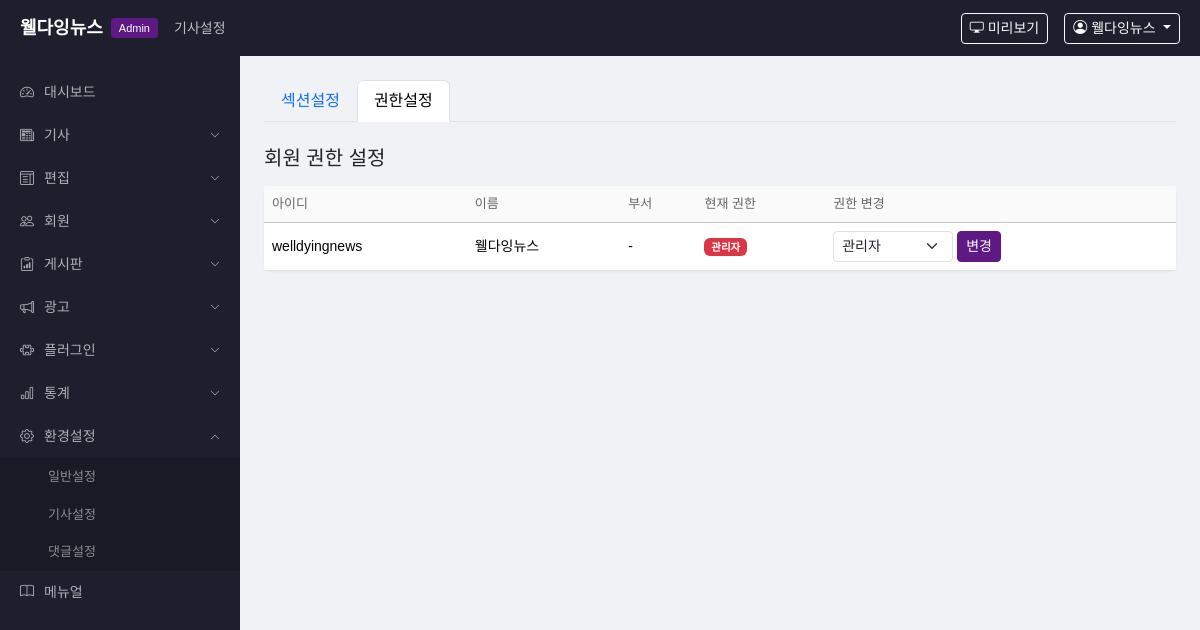
Screenshot of /admin/settings/authority (signed in) with the database file from the repository.
### app/models.py (models this page shows)
class AdminUser(UserMixin, db.Model):
    __tablename__ = 'admin_user'
    id = db.Column(db.Integer, primary_key=True)
    user_id = db.Column(db.String(50), unique=True, nullable=False)
    password_hash = db.Column(db.String(256), nullable=False)
    name = db.Column(db.String(50), nullable=False)
    email = db.Column(db.String(100))
    department = db.Column(db.String(50), default='')
    level = db.Column(db.String(20), default='admin')  # admin, editor, reporter
    is_active = db.Column(db.Boolean, default=True)
    is_dormant = db.Column(db.Boolean, default=False)
    created_at = db.Column(db.DateTime, default=datetime.now)

### app/admin/routes.py (the view)
@admin_bp.route('/settings/authority')
@admin_required
def settings_authority():
    members = AdminUser.query.order_by(AdminUser.created_at.desc()).all()
    return render_template('admin/settings_authority.html', members=members)

### app/__init__.py (called while the page is built)
def create_app():
    app = Flask(__name__)
    app.config.from_object(Config)
    os.makedirs(app.config['UPLOAD_FOLDER'], exist_ok=True)
    db.init_app(app)
    login_manager.init_app(app)
    login_manager.login_view = 'admin.login'
    @login_manager.user_loader
    def load_user(user_id):
        return db.session.get(AdminUser, int(user_id))
    from app.admin import admin_bp
    from app.public import public_bp
    app.register_blueprint(admin_bp, url_prefix='/admin')
    app.register_blueprint(public_bp)
    with app.app_context():
        db.create_all()
    return app

### app/admin/routes.py (called while the page is built)
def admin_required(f):
    @wraps(f)
    @login_required
    def decorated(*args, **kwargs):
        return f(*args, **kwargs)
    return decorated

### app/admin/templates/admin/settings_authority.html (shortened to what this page needs)
{% extends "admin/base.html" %}
{% block nav_title %}기사설정{% endblock %}
{% block content %}
<ul class="nav nav-tabs mb-4">
    <li class="nav-item"><a class="nav-link" href="{{ url_for('admin.settings_sections') }}">섹션설정</a></li>
    <li class="nav-item"><a class="nav-link active" href="{{ url_for('admin.settings_authority') }}">권한설정</a></li>
</ul>
<h5 class="mb-3">회원 권한 설정</h5>
<div class="card">
    <div class="table-responsive">
        <table class="table table-hover mb-0">
            <thead class="table-light">
                <tr><th>아이디</th><th>이름</th><th>부서</th><th>현재 권한</th><th>권한 변경</th></tr>
            </thead>
            <tbody>
                {% for m in members %}
                <tr>
                    <td>{{ m.user_id }}</td><td>{{ m.name }}</td><td>{{ m.department or '-' }}</td>
                    <td>
                        {% if m.level == 'admin' %}<span class="badge bg-danger">관리자</span>
                        {% elif m.level == 'editor' %}<span class="badge bg-warning text-dark">편집자</span>
                        {% else %}<span class="badge bg-secondary">기자</span>{% endif %}
                    </td>
                    <td>
                        <form method="post" action="{{ url_for('admin.authority_update', member_id=m.id) }}" class="d-flex gap-1">
                            <select name="level" class="form-select form-select-sm" style="width:120px">
                                <option value="admin" {% if m.level == 'admin' %}selected{% endif %}>관리자</option>
                            </select>
                            <button class="btn btn-sm btn-primary">변경</button>
                        </form>
                    </td>
                </tr>
                {% endfor %}
            </tbody>
        </table>
    </div>
</div>
{% endblock %}

### app/admin/templates/admin/base.html (shortened to what this page needs)
<!DOCTYPE html>
<html lang="ko">
<head>
    <link href="https://cdn.jsdelivr.net/npm/bootstrap@5.3.3/dist/css/bootstrap.min.css" rel="stylesheet">
    <link href="https://cdn.jsdelivr.net/npm/bootstrap-icons@1.11.3/font/bootstrap-icons.min.css" rel="stylesheet">
    <link href="{{ url_for('static', filename='css/admin.css') }}" rel="stylesheet">
</head>
<body>
<header class="admin-header">
    <div class="d-flex align-items-center w-100">
        <a href="{{ url_for('admin.dashboard') }}" class="admin-logo">
            <span class="logo-text">웰다잉뉴스</span>
            <span class="logo-badge">Admin</span>
        </a>
        <div class="admin-nav-title ms-3">{% block nav_title %}대시보드{% endblock %}</div>
        <div class="ms-auto d-flex align-items-center gap-3">
            <a href="{{ url_for('public.index') }}" target="_blank" class="btn btn-sm btn-outline-light">
                <i class="bi bi-display"></i> 미리보기
            </a>
            <div class="dropdown">
                <button class="btn btn-sm btn-outline-light dropdown-toggle" data-bs-toggle="dropdown">
                    <i class="bi bi-person-circle"></i> {{ current_user.name }}
                </button>
            </div>
        </div>
    </div>
</header>
<div class="admin-layout">
    <aside class="admin-sidebar">
        <nav>
            {% set ep = request.endpoint or '' %}
            <ul class="sidebar-nav">
                <li class="{% if ep == 'admin.dashboard' %}active{% endif %}">
                    <a href="{{ url_for('admin.dashboard') }}"><i class="bi bi-speedometer2"></i> 대시보드</a>
                </li>
                <li class="nav-group {% if 'article' in ep or ep == 'admin.approval' or ep == 'admin.article_comments' or ep == 'admin.article_structure' %}open{% endif %}">
                    <a href="#" class="nav-group-toggle"><i class="bi bi-newspaper"></i> 기사 <i class="bi bi-chevron-down ms-auto"></i></a>
                </li>
                <li class="nav-group {% if 'edit_layout' in ep %}open{% endif %}">
                    <a href="#" class="nav-group-toggle"><i class="bi bi-layout-text-window"></i> 편집 <i class="bi bi-chevron-down ms-auto"></i></a>
                </li>
                <li class="nav-group {% if 'member' in ep or 'dormant' in ep or 'etc_level' in ep or 'division' in ep or 'department' in ep %}open{% endif %}">
                    <a href="#" class="nav-group-toggle"><i class="bi bi-people"></i> 회원 <i class="bi bi-chevron-down ms-auto"></i></a>
                </li>
                <li class="nav-group {% if 'board' in ep or 'bbs' in ep or 'event_request' in ep %}open{% endif %}">
                    <a href="#" class="nav-group-toggle"><i class="bi bi-clipboard-data"></i> 게시판 <i class="bi bi-chevron-down ms-auto"></i></a>
                </li>
                <li class="nav-group {% if 'banner' in ep or 'popup' in ep %}open{% endif %}">
                    <a href="#" class="nav-group-toggle"><i class="bi bi-megaphone"></i> 광고 <i class="bi bi-chevron-down ms-auto"></i></a>
                </li>
                <li class="nav-group {% if 'poll' in ep %}open{% endif %}">
                    <a href="#" class="nav-group-toggle"><i class="bi bi-puzzle"></i> 플러그인 <i class="bi bi-chevron-down ms-auto"></i></a>
                </li>
                <li class="nav-group {% if 'stats' in ep %}open{% endif %}">
                    <a href="#" class="nav-group-toggle"><i class="bi bi-bar-chart"></i> 통계 <i class="bi bi-chevron-down ms-auto"></i></a>
                </li>
                <li class="nav-group {% if 'settings' in ep or 'section' in ep or 'comment_config' in ep %}open{% endif %}">
                    <a href="#" class="nav-group-toggle"><i class="bi bi-gear"></i> 환경설정 <i class="bi bi-chevron-down ms-auto"></i></a>
                    <ul class="nav-sub">
                        <li class="{% if ep == 'admin.settings_general' %}active{% endif %}"><a href="{{ url_for('admin.settings_general') }}">일반설정</a></li>
                        <li class="{% if ep == 'admin.settings_sections' %}active{% endif %}"><a href="{{ url_for('admin.settings_sections') }}">기사설정</a></li>
                        <li class="{% if ep == 'admin.settings_comment' %}active{% endif %}"><a href="{{ url_for('admin.settings_comment') }}">댓글설정</a></li>
                    </ul>
                </li>
                <li class="{% if ep == 'admin.manual' %}active{% endif %}">
                    <a href="{{ url_for('admin.manual') }}"><i class="bi bi-book"></i> 메뉴얼</a>
                </li>
            </ul>
        </nav>
    </aside>
    <main class="admin-content">
        {% block content %}{% endblock %}
    </main>
</div>
</body>
</html>

### app/static/css/admin.css (style rules this page uses)
body { font-family: 'Noto Sans KR', sans-serif; background: #f0f2f5; margin: 0; }
.admin-header { position: fixed; top: 0; left: 0; right: 0; z-index: 1000; height: 56px; background: #1e1e2d; color: #fff; display: flex; align-items: center; padding: 0 20px; }
.admin-logo { text-decoration: none; display: flex; align-items: center; gap: 8px; }
.admin-logo .logo-text { color: #fff; font-size: 18px; font-weight: 700; }
.admin-logo .logo-badge { background: #5e1985; color: #fff; font-size: 11px; padding: 2px 8px; border-radius: 4px; font-weight: 500; }
.admin-nav-title { color: rgba(255,255,255,0.7); font-size: 14px; }
.admin-layout { display: flex; margin-top: 56px; min-height: calc(100vh - 56px); }
.admin-sidebar { width: 240px; min-width: 240px; background: #1e1e2d; padding: 15px 0; position: fixed; top: 56px; bottom: 0; left: 0; overflow-y: auto; }
.sidebar-nav { list-style: none; padding: 0; margin: 0; }
.sidebar-nav > li > a { display: flex; align-items: center; gap: 10px; padding: 11px 20px; color: rgba(255,255,255,0.65); text-decoration: none; font-size: 14px; transition: all 0.2s; }
.nav-sub { list-style: none; padding: 0; margin: 0; display: none; background: rgba(0,0,0,0.15); }
.nav-group.open .nav-sub { display: block; }
.nav-sub li a { display: block; padding: 9px 20px 9px 48px; color: rgba(255,255,255,0.5); text-decoration: none; font-size: 13px; transition: all 0.2s; }
.nav-group-toggle .ms-auto { font-size: 10px; transition: transform 0.2s; }
.nav-group.open .nav-group-toggle .ms-auto { transform: rotate(180deg); }
.admin-content { flex: 1; margin-left: 240px; padding: 24px; }
.card { border: none; box-shadow: 0 1px 3px rgba(0,0,0,0.06); border-radius: 8px; }
.table th { font-weight: 500; font-size: 13px; color: #666; background: #fafafa; }
.table td { font-size: 14px; vertical-align: middle; }
.btn-primary { background: #5e1985; border-color: #5e1985; }

### rows the page displays
AdminUser: name "웰다잉뉴스", user_id "welldyingnews", department "-", shows "관리자", level "관리자"
